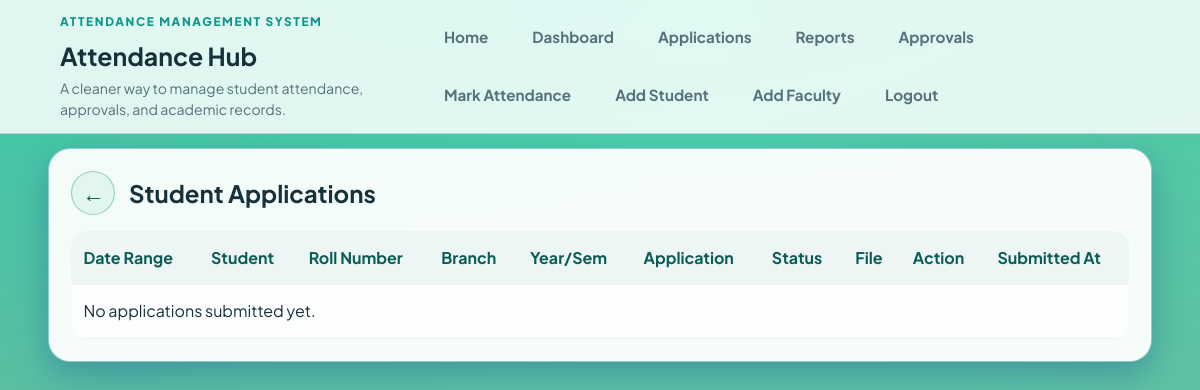
/applications (signed in), run on an earlier commit of the app's database.
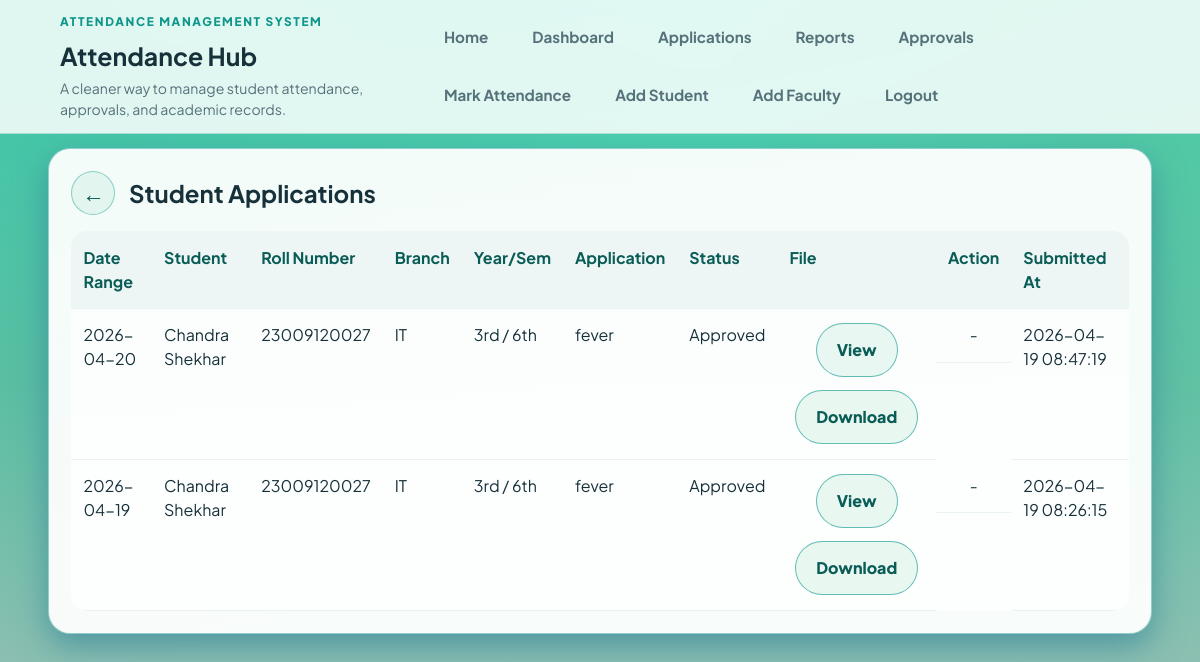
And on a later commit of the database.
### tables this page shows
CREATE TABLE student_applications (
                id INTEGER PRIMARY KEY AUTOINCREMENT,
                student_id INTEGER NOT NULL,
                application_date TEXT NOT NULL,
                start_date TEXT,
                end_date TEXT,
                reason TEXT NOT NULL,
                file_name TEXT,
                original_file_name TEXT,
                file_type TEXT,
                status TEXT NOT NULL DEFAULT 'submitted' CHECK (status IN ('submitted', 'approved', 'rejected')),
                resolved_by INTEGER,
                resolved_at TEXT,
                created_at TEXT NOT NULL DEFAULT CURRENT_TIMESTAMP,
                FOREIGN KEY(student_id) REFERENCES users(id),
                FOREIGN KEY(resolved_by) REFERENCES users(id)
            );

CREATE TABLE users (
    id INTEGER PRIMARY KEY AUTOINCREMENT,
    role TEXT NOT NULL CHECK (role IN ('admin', 'faculty', 'student')),
    roll_number TEXT UNIQUE,
    registration_number TEXT UNIQUE,
    full_name TEXT NOT NULL,
    father_name TEXT,
    branch TEXT,
    semester TEXT,
    year TEXT,
    dob TEXT,
    mobile_number TEXT UNIQUE,
    gmail TEXT,
    email TEXT,
    password_hash TEXT NOT NULL,
    is_mobile_verified INTEGER NOT NULL DEFAULT 0,
    created_by INTEGER,
    created_at TEXT NOT NULL DEFAULT CURRENT_TIMESTAMP, class_roll_number TEXT, institution_type TEXT, institution_name TEXT, profile_picture TEXT,
    FOREIGN KEY(created_by) REFERENCES users(id)
);

### attendance_app/routes.py (the view)
@bp.route("/applications")
@login_required("admin", "faculty", "student")
def applications():
    user = current_user()
    db = get_db()
    query = """
        SELECT
            student_applications.*,
            users.full_name,
            users.roll_number,
            users.branch,
            users.semester,
            users.year,
            users.institution_name
        FROM student_applications
        JOIN users ON users.id = student_applications.student_id
        WHERE 1=1
    """
    params = []
    if user["role"] == "student":
        query += " AND student_applications.student_id = ?"
        params.append(user["id"])
    elif user["role"] == "faculty":
        query += " AND " + faculty_data_clause("users")
        params.extend([user["institution_type"], user["institution_name"], user["branch"]])
    query += " ORDER BY COALESCE(student_applications.start_date, student_applications.application_date) DESC, student_applications.created_at DESC"
    rows = db.execute(query, tuple(params)).fetchall()
    return render_template("applications.html", applications=rows)

### attendance_app/auth.py (called while the page is built)
def current_user():
    user_id = session.get("user_id")
    if not user_id:
        return None
    return get_db().execute("SELECT * FROM users WHERE id = ?", (user_id,)).fetchone()

def login_required(*roles):
    def decorator(view):
        @wraps(view)
        def wrapped(*args, **kwargs):
            user = current_user()
            if user is None:
                flash("Please login first.", "error")
                return redirect(url_for("main.login"))
            if roles and user["role"] not in roles:
                flash("You do not have access to this page.", "error")
                return redirect(url_for("main.dashboard"))
            return view(*args, **kwargs)
        return wrapped
    return decorator

### attendance_app/database.py (called while the page is built)
def get_db():
    if "db" not in g:
        db_path = Path(current_app.root_path).parent / current_app.config["DATABASE"]
        g.db = sqlite3.connect(db_path)
        g.db.row_factory = sqlite3.Row
    return g.db

### attendance_app/routes.py (called while the page is built)
def semester_filter_options():
    return [{"value": value, "label": label} for value, label, _ in YEAR_SEMESTER_FILTERS]

### attendance_app/utils.py (called while the page is built)
def today_iso():
    return date.today().isoformat()

### attendance_app/templates/applications.html (shortened to what this page needs)
{% extends "base.html" %}
{% block content %}
<section class="card">
    <div class="section-head">
        <div class="section-head profile-edit-head">
            <a class="icon-btn" href="{{ url_for('main.dashboard') }}" aria-label="Back to dashboard" title="Back to dashboard">&larr;</a>
            <h2>Student Applications</h2>
        </div>
    </div>
    <div class="table-wrap">
        <table>
            <thead>
                <tr>
                    <th>Date Range</th>
                    <th>Student</th>
                    <th>Roll Number</th>
                    <th>Branch</th>
                    <th>Year/Sem</th>
                    <th>Application</th>
                    <th>Status</th>
                    <th>File</th>
                    {% if current_user['role'] in ['admin', 'faculty'] %}
                        <th>Action</th>
                    {% endif %}
                    <th>Submitted At</th>
                </tr>
            </thead>
            <tbody>
                {% for item in applications %}
                    <tr>
                        <td>
                            {% set start_date = item['start_date'] or item['application_date'] %}
                            {% set end_date = item['end_date'] or item['application_date'] %}
                            {% if start_date == end_date %}
                                {{ start_date }}
                            {% else %}
                                {{ start_date }} to {{ end_date }}
                            {% endif %}
                        </td>
                        <td>{{ item['full_name'] }}</td>
                        <td>{{ item['roll_number'] }}</td>
                        <td>{{ item['branch'] }}</td>
                        <td>{{ item['year'] }} / {{ item['semester'] }}</td>
                        <td>{{ item['reason'] }}</td>
                        <td>{{ item['status']|title }}</td>
                        <td>
                            {% if item['file_name'] %}
                                <div class="actions">
                                    <a class="btn secondary" href="{{ url_for('main.view_application_file', application_id=item['id']) }}" target="_blank">View</a>
                                    <a class="btn secondary" href="{{ url_for('main.download_application', application_id=item['id']) }}" data-full-reload="true">Download</a>
                                </div>
                            {% else %}
                                -
                            {% endif %}
                        </td>
                        {% if current_user['role'] in ['admin', 'faculty'] %}
                            <td class="actions">
                                {% if item['status'] == 'submitted' %}
                                    <form method="post" action="{{ url_for('main.process_application', application_id=item['id'], action='approve') }}">
                                        <button class="btn primary" type="submit">Accept</button>
                                    </form>
                                    <form method="post" action="{{ url_for('main.process_application', application_id=item['id'], action='reject') }}">
                                        <button class="btn secondary" type="submit">Reject</button>
                                    </form>
                                {% else %}
                                    -
                                {% endif %}
                            </td>
                        {% endif %}
                        <td>{{ item['created_at'] }}</td>
                    </tr>
                {% else %}
                    <tr><td colspan="{% if current_user['role'] in ['admin', 'faculty'] %}10{% else %}9{% endif %}">No applications submitted yet.</td></tr>
                {% endfor %}
            </tbody>
        </table>
    </div>
</section>
{% endblock %}

What changed in the data, as far as the page shows it:
added student_applications: start_date "2026-04-20", full_name "Chandra Shekhar", roll_number "23009120027", branch "IT", year "3rd", semester "6th", reason "fever", status "Approved", created_at "2026-04-19 08:47:19"
added student_applications: start_date "2026-04-19", full_name "Chandra Shekhar", roll_number "23009120027", branch "IT", year "3rd", semester "6th", reason "fever", status "Approved", created_at "2026-04-19 08:26:15"
Also different on the page:
text no longer shown: "No applications submitted yet."
